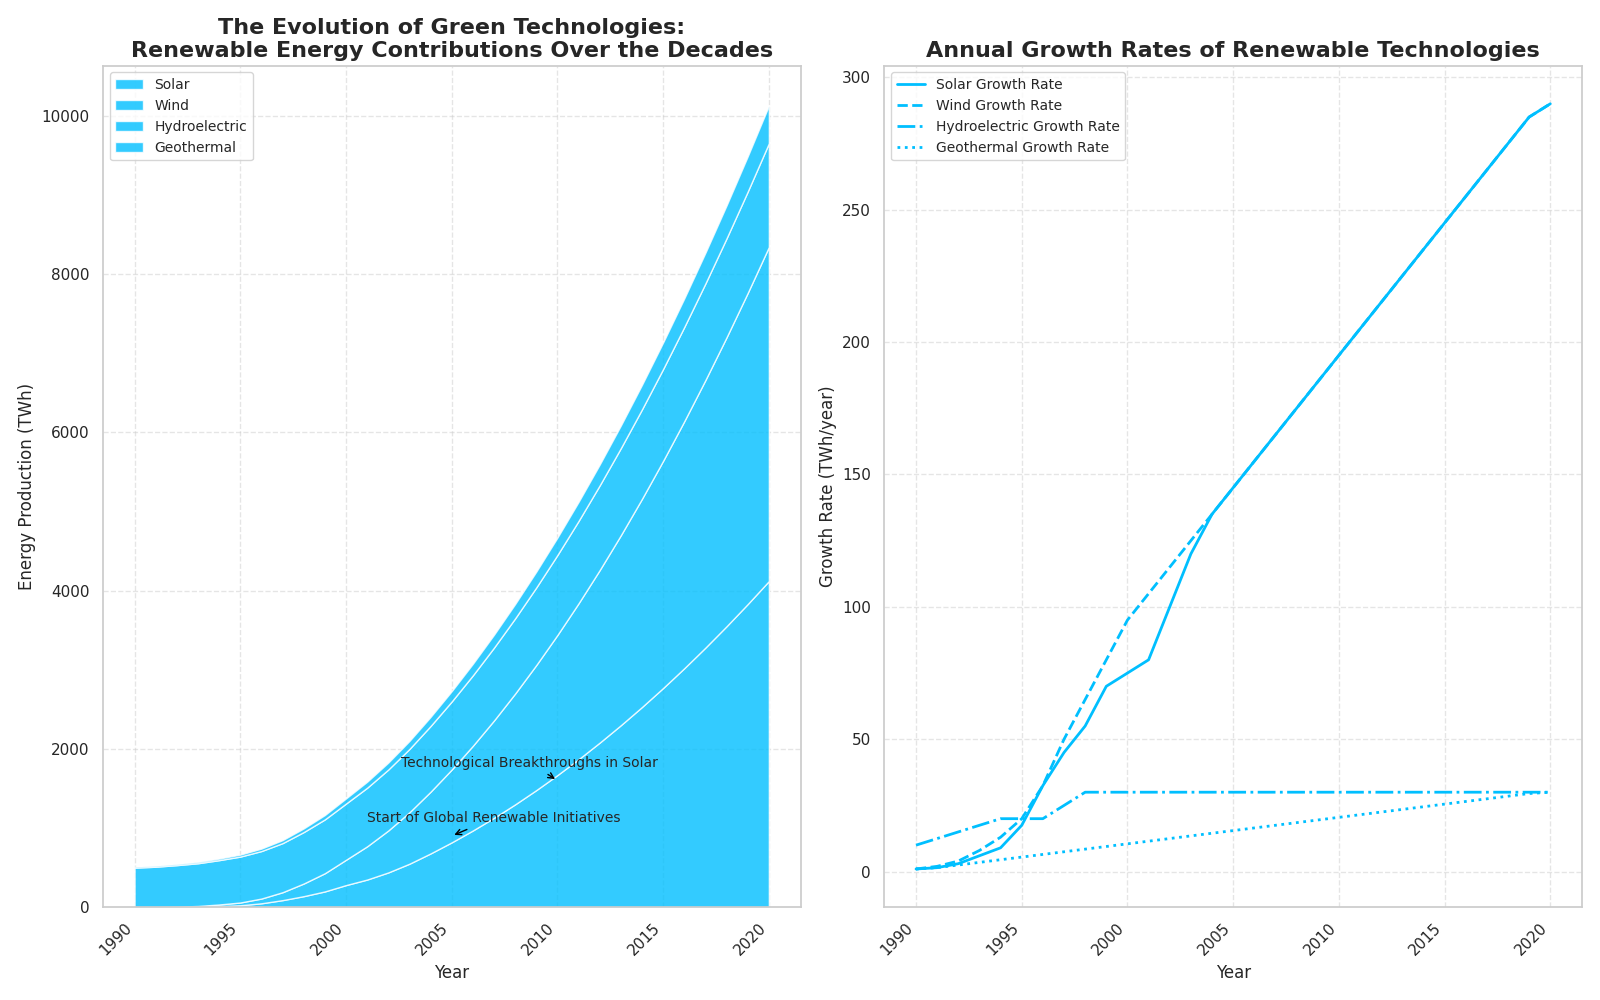

Write Python code to recreate this figure.
import matplotlib.pyplot as plt
import numpy as np
from matplotlib.gridspec import GridSpec

years = np.arange(1990, 2021)

solar_energy = np.array([0, 1, 3, 7, 15, 25, 50, 90, 140, 200, 280, 350, 440, 550, 680, 820, 970, 1130, 1300, 1480, 1670, 1870, 2080, 2300, 2530, 2770, 3020, 3280, 3550, 3830, 4120])
wind_energy = np.array([0, 1, 4, 9, 20, 35, 60, 100, 160, 230, 320, 420, 530, 650, 780, 920, 1070, 1230, 1400, 1580, 1770, 1970, 2180, 2400, 2630, 2870, 3120, 3380, 3650, 3930, 4220])
hydroelectric_energy = np.array([500, 510, 525, 540, 560, 580, 600, 620, 650, 680, 710, 740, 770, 800, 830, 860, 890, 920, 950, 980, 1010, 1040, 1070, 1100, 1130, 1160, 1190, 1220, 1250, 1280, 1310])
geothermal_energy = np.array([10, 11, 13, 16, 20, 25, 31, 38, 46, 55, 65, 76, 88, 101, 115, 130, 146, 163, 181, 200, 220, 241, 263, 286, 310, 335, 361, 388, 416, 445, 475])

growth_rate_solar = np.gradient(solar_energy)
growth_rate_wind = np.gradient(wind_energy)
growth_rate_hydroelectric = np.gradient(hydroelectric_energy)
growth_rate_geothermal = np.gradient(geothermal_energy)

fig = plt.figure(figsize=(16, 10))
gs = GridSpec(1, 2, figure=fig)

ax1 = fig.add_subplot(gs[0, 0])
ax1.stackplot(years, solar_energy, wind_energy, hydroelectric_energy, geothermal_energy,
              labels=['Solar', 'Wind', 'Hydroelectric', 'Geothermal'],
              colors=['#00BFFF', '#00BFFF', '#00BFFF', '#00BFFF'], alpha=0.8)

ax1.set_title('The Evolution of Green Technologies:\nRenewable Energy Contributions Over the Decades',
              fontsize=16, fontweight='bold')
ax1.set_xlabel('Year', fontsize=12)
ax1.set_ylabel('Energy Production (TWh)', fontsize=12)
ax1.legend(loc='upper left', fontsize=10, frameon=True)
ax1.grid(True, linestyle='--', alpha=0.5)
ax1.set_xticks(np.arange(1990, 2021, 5))
ax1.set_xticklabels(np.arange(1990, 2021, 5), rotation=45, ha='right')

ax1.annotate('Start of Global Renewable Initiatives', (2005, 900), 
             textcoords="offset points", xytext=(30, 10), ha='center', fontsize=10,
             arrowprops=dict(arrowstyle='->', color='black'))
ax1.annotate('Technological Breakthroughs in Solar', (2010, 1600),
             textcoords="offset points", xytext=(-20, 10), ha='center', fontsize=10,
             arrowprops=dict(arrowstyle='->', color='black'))

ax2 = fig.add_subplot(gs[0, 1])
ax2.plot(years, growth_rate_solar, label='Solar Growth Rate', color='#00BFFF', linewidth=2, linestyle='-')
ax2.plot(years, growth_rate_wind, label='Wind Growth Rate', color='#00BFFF', linewidth=2, linestyle='--')
ax2.plot(years, growth_rate_hydroelectric, label='Hydroelectric Growth Rate', color='#00BFFF', linewidth=2, linestyle='-.')
ax2.plot(years, growth_rate_geothermal, label='Geothermal Growth Rate', color='#00BFFF', linewidth=2, linestyle=':')

ax2.set_title('Annual Growth Rates of Renewable Technologies', fontsize=16, fontweight='bold')
ax2.set_xlabel('Year', fontsize=12)
ax2.set_ylabel('Growth Rate (TWh/year)', fontsize=12)
ax2.legend(loc='upper left', fontsize=10, frameon=True)
ax2.grid(True, linestyle='--', alpha=0.5)
ax2.set_xticks(np.arange(1990, 2021, 5))
ax2.set_xticklabels(np.arange(1990, 2021, 5), rotation=45, ha='right')

plt.tight_layout()
plt.show()
